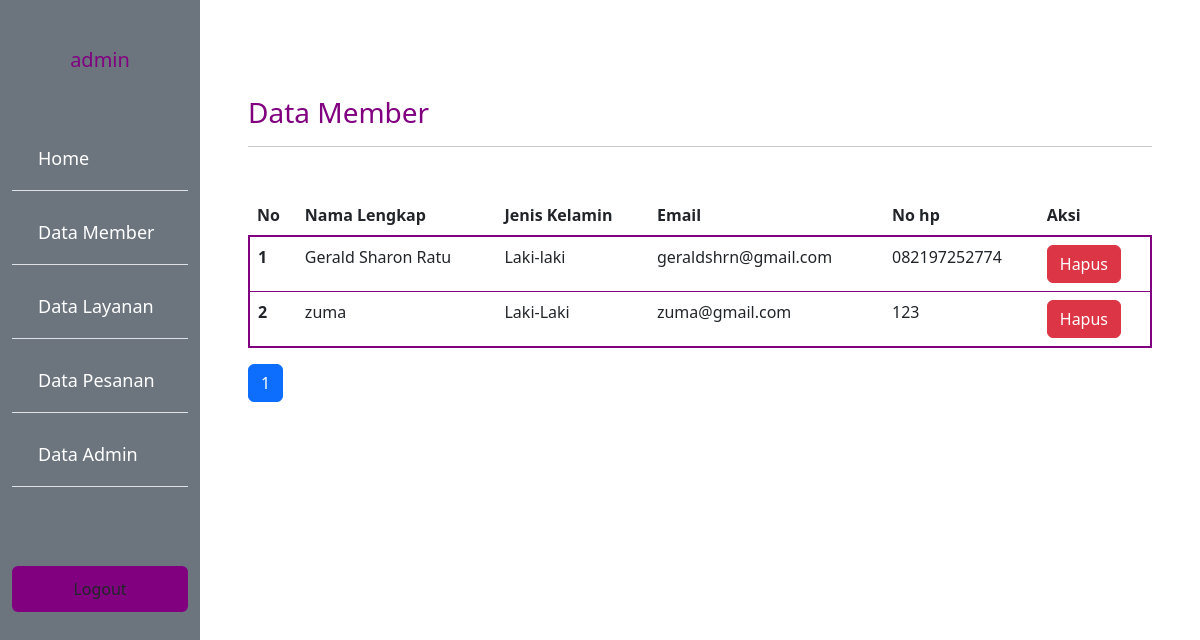
Before: /admin/member.php (signed in) with the older database file.
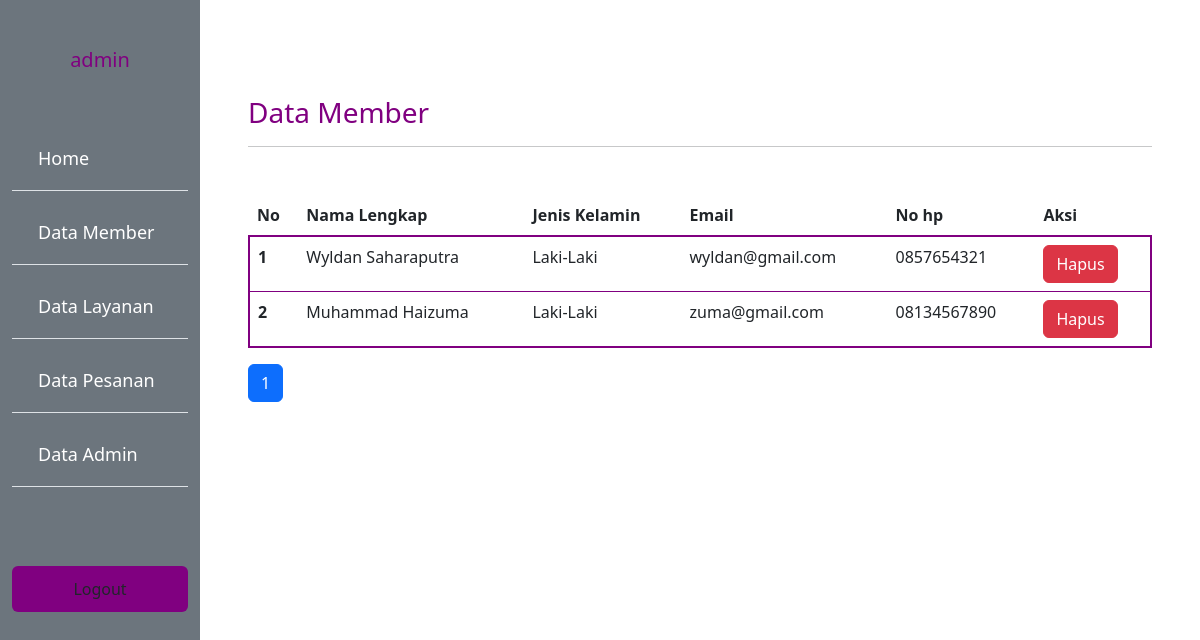
After: the same page with the newer database file.
### tables this page shows
CREATE TABLE `user_barber` (
  `barber_id_user` int(11) NOT NULL,
  `barber_email` varchar(50) NOT NULL,
  `barber_password` varchar(32) NOT NULL,
  `barber_no_handphone` varchar(20) NOT NULL,
  `barber_jenis_kelamin` varchar(10) NOT NULL,
  `barber_nama_lengkap` varchar(60) NOT NULL,
  `barber_alamat` text NOT NULL,
  `barber_foto` text NOT NULL
);

### functions.php (called while the page is built, shortened)
<?php
$conn = mysqli_connect("localhost", "root", "", "barber");
function query($query)
{
  global $conn;
  $result = mysqli_query($conn, $query);
  $rows = [];
  while ($row = mysqli_fetch_assoc($result)) {
    $rows[] = $row;
  }
  return $rows;
}

### admin/member.php (the view, shortened to what this page needs)
<?php
require "../functions.php";
$jmlHalamanPerData = 5;
$jumlahData = count(query("SELECT * FROM user_barber"));
$jmlHalaman = ceil($jumlahData / $jmlHalamanPerData);
if (isset($_GET["halaman"])) {
  $halamanAktif = $_GET["halaman"];
} else {
  $halamanAktif = 1;
}
$awalData = ($jmlHalamanPerData * $halamanAktif) - $jmlHalamanPerData;
$member = query("SELECT * FROM user_barber LIMIT $awalData, $jmlHalamanPerData");
?>
<!DOCTYPE html>
<html lang="en">
<head>
  <link rel="stylesheet" href="../style.css">
  <link href="https://cdn.jsdelivr.net/npm/bootstrap@5.3.0-alpha1/dist/css/bootstrap.min.css" rel="stylesheet">
</head>
<body>
  <div class="container-fluid">
    <div class="row min-vh-100">
      <div class="sidebar col-2 bg-secondary">
        <h5 class="mt-5 judul text-center"><?= $_SESSION["username"]; ?></h5>
        <ul class="list-group list-group-flush">
          <li class="list-group-item bg-transparent"><a href="home.php">Home</a></li>
          <li class="list-group-item bg-transparent"><a href="member.php">Data Member</a></li>
          <li class="list-group-item bg-transparent"><a href="layanan.php">Data Layanan</a></li>
          <li class="list-group-item bg-transparent"><a href="pesan.php">Data Pesanan</a></li>
          <li class="list-group-item bg-transparent"><a href="admin.php">Data Admin</a></li>
          <li class="list-group-item bg-transparent"></li>
        </ul>
        <a href="../logout.php" class="mt-5 btn btn-inti text-dark">Logout</a>
      </div>
      <div class="col-10 p-5 mt-5">
        <h3 class="judul">Data Member</h3>
        <hr>
        <table class="table table-hover mt-5">
          <thead class="table-inti">
            <tr>
              <th scope="col">No</th>
              <th scope="col">Nama Lengkap</th>
              <th scope="col">Jenis Kelamin</th>
              <th scope="col">Email</th>
              <th scope="col">No hp </th>
              <th scope="col">Aksi</th>
            </tr>
          </thead>
          <form action="" method="post">
            <tbody class="text">
              <?php $i = 1; ?>
              <?php foreach ($member as $row) : ?>
                <tr>
                  <th scope="row"><?= $i; ?></th>
                  <td><?= $row["barber_nama_lengkap"]; ?></td>
                  <td><?= $row["barber_jenis_kelamin"]; ?></td>
                  <td><?= $row["barber_email"]; ?></td>
                  <td><?= $row["barber_no_handphone"]; ?></td>
                  <td>
                    <a href="./controller/hapusMember.php?id=<?= $row["barber_id_user"]; ?>" class="btn btn-danger">Hapus</a>
                  </td>
                </tr>
                <?php $i++; ?>
              <?php endforeach; ?>
            </tbody>
          </form>
        </table>
        <ul class="pagination">
          <?php for ($i = 1; $i <= $jmlHalaman; $i++) : ?>
            <?php if ($i == $halamanAktif) : ?>
              <li class="page-item active"><a class="page-link" href="?halaman=<?= $i; ?>"><?= $i; ?></a></li>
            <?php else : ?>
              <li class="page-item "><a class="page-link" href="?halaman=<?= $i; ?>"><?= $i; ?></a></li>
            <?php endif; ?>
          <?php endfor; ?>
        </ul>
      </div>
</body>
</html>

### style.css (style rules this page uses)
:root { --primary: #800080; --hover: #800080; --bg: #eeeeee; }
.table-inti { background-color: var(--primary); }
.judul { color: var(--primary); }
.text { border: 2px solid var(--primary); border-radius: 8px; background-color: var(--bg); }
.btn-inti { background-color: var(--primary) !important; }
.sidebar ul { list-style: none; margin-top: 50px; }
.sidebar li { color: white; text-decoration: none; font-size: 18px; margin: 5px 0; }
.sidebar a { display: block; color: white; padding: 10px; text-decoration: none; }

Changed rows visible on the page:
removed user_barber: barber_nama_lengkap "Gerald Sharon Ratu", barber_jenis_kelamin "Laki-laki", barber_email "geraldshrn@gmail.com", barber_no_handphone "082197252774"
removed user_barber: barber_nama_lengkap "zuma", barber_jenis_kelamin "Laki-Laki", barber_email "zuma@gmail.com", barber_no_handphone "123"
added user_barber: barber_nama_lengkap "Wyldan Saharaputra", barber_jenis_kelamin "Laki-Laki", barber_email "wyldan@gmail.com", barber_no_handphone "0857654321"
added user_barber: barber_nama_lengkap "Muhammad Haizuma", barber_jenis_kelamin "Laki-Laki", barber_email "zuma@gmail.com", barber_no_handphone "08134567890"
